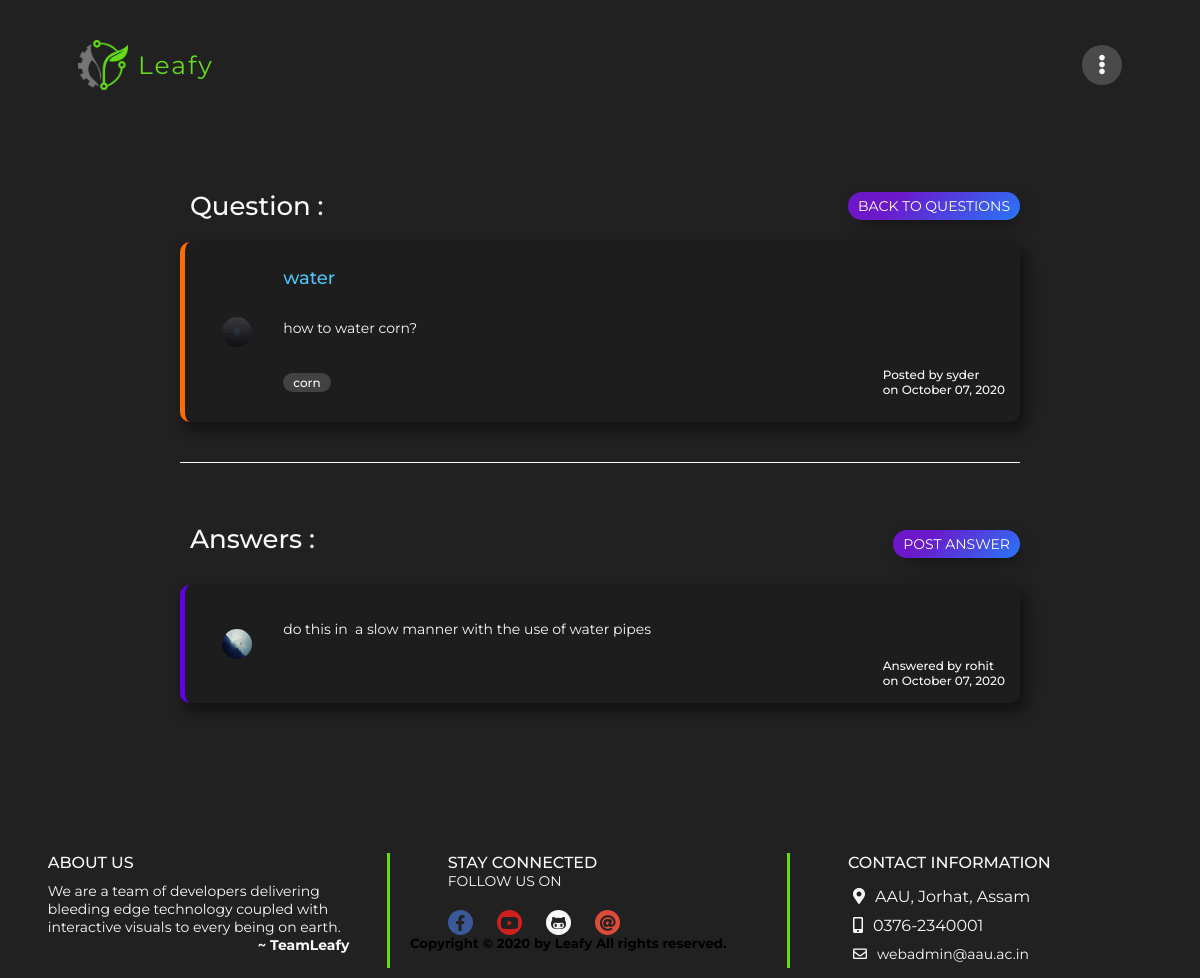
Page /getans/47/ on the committed database.
### potato/models.py (models this page shows, shortened)
class UserProfile(models.Model):
	user   = models.OneToOneField(User, on_delete = models.CASCADE)
	avatar = models.ImageField(upload_to='media/')
	is_expert = models.BooleanField(default=False)

class Question(models.Model):
	tag_id=models.ForeignKey(Tag,to_field='tag',on_delete=models.CASCADE)
	title=models.CharField(max_length=1000)
	ques=RichTextUploadingField(blank = False, null = False)
	author=models.ForeignKey(User, on_delete=models.CASCADE)
	datetime= models.DateTimeField(default=timezone.now)

class Tag(models.Model):
	tag = models.CharField(max_length=20, unique=True)
	def __str__(self):
		return self.tag

class Answer(models.Model):
	qid=models.ForeignKey(Question,on_delete=models.CASCADE)
	uid=models.ForeignKey(User,on_delete=models.CASCADE)
	ans_body=RichTextUploadingField()
	datetime=models.DateTimeField(default=timezone.now)

### potato/views.py (the view)
# urls.py: path('getans/<int:id>/',views.getans, name = 'getans'),
def getans(request, id):
    answers = Answer.objects.all().filter(qid=id).order_by('datetime').reverse()
    questions = Question.objects.all().filter(id=id)
    if questions.count() == 0:
        raise Http404("That is an invalid question")
    avatar = UserProfile.objects.all()
    return render(request, 'answer.html', {'ans': answers, 'ques': questions, 'id': id, 'title': 'Answers', 'avatar': avatar})

### potato/templates/answer.html (shortened to what this page needs)
{% extends 'base.html' %}
{% block content %}
{% load static %}
<div class="answer-wrapper">
	<div class="show-question">
		<div class="question-top">
			<h1>Question :</h1>
			<a href="{% url 'faq-home' %}">Back to questions</a>
		</div>
		<div class="answers">
			{% for q in ques %}
			<div class="user-img">
				{% for image in avatar %}
					{% ifequal q.author image.user %}
						<img src="{{image.avatar.url}}" alt text="profile image">
					{% endifequal %}
				{% endfor %}
			</div>
			<div class="user-content">
				<div class="q-title">
					{% ifequal user q.author %}
						<h2>{{q.title}}</h2>
						<div class="user-access-btn">
							<a href="{% url 'edit-qn' q.id %}"><i class="far fa-edit"></i></a>
							<button onclick="openDelete()"><i class="fas fa-trash-alt"></i></button>
						</div>
					{% else %}
						<h2>{{q.title}}</h2>
					{% endifequal %}
				</div>
				<div class="q-body">
					<p>{{q.ques | safe}}</p>
				</div>
				<div class="q-tag">
					<div class="tags">
						<h5>{{q.tag_id}}</h5>
					</div>
					<div class="counter-time-name">
						<div class="time-posted-name">
							<h6>Posted by {{q.author}}</h6>
							<h6>on {{q.datetime|date:"F d, Y"}}</h6>
						</div>
					</div>
				</div>
			</div>
			{% endfor %}
		</div>
	</div>
	<div class="show-answer">
		<div class="answer-top">
			<h1>Answers :</h1>
			<a href="{% url 'postans' id %}">Post answer</a>
		</div>
		{% for a in ans %}
		<div class="answer-body">
			<div class="user-img">
				{% for image in avatar %}
					{% ifequal a.uid image.user %}
						<img src="{{image.avatar.url}}" alt text="profile image">
					{% endifequal %}
				{% endfor %}
			</div>
			<div class="user-content">
				<div class="q-body">
					<p>{{ a.ans_body | safe }}</p>
				</div>
				<div class="q-tag">
					<div class="counter-time-name">
						<div class="time-posted-name">
							<h6>Answered by {{a.uid}}</h6>
							<h6>on {{a.datetime|date:"F d, Y"}}</h6>
						</div>
					</div>
				</div>
			</div>
		</div>
		{% endfor %}
	</div>
</div>
{% endblock %}

### staticfiles/css/main.css (style rules this page uses)
* { padding: 0px; margin: 0px; font-family: 'Montserrat', sans-serif; }
html { --bg-col: #212121; --col-text: #fafafa; --btn: #64dd17; }
body { background: var(--bg-col); overflow-x: hidden; }

### potato/static/css/profile.css (style rules this page uses)
html { --bg-col: #212121; --col-text: #fafafa; --btn: #64dd17; }

### staticfiles/css/media_q.css (style rules this page uses)
@media screen and (max-width: 1366px) { html { --bg-col: #212121; --col-text: #fafafa; --btn: #64dd17; } }
@media screen and (max-width: 1366px) { .show-question .question-top a { text-decoration: none; font-size: 14px !important; padding: 5px 10px; text-transform: uppercase; color: white; background-color: #2876f9; background-image: linear-gradient(315deg, #2876f9 0%, #6d17cb 74%); border-radius: 30px; -webkit-box-shadow: 5px 7px 19px -8px rgba(0, 0, 0, 0.75); -moz-box-shadow: 5px 7px 19px -8px rgba(0, 0, 0, 0.75); box-shadow: 5px 7px 19px -8px rgba(0, 0, 0, 0.75); transition: 0.4s ease; } }
@media screen and (max-width: 1366px) { .answers .user-img { width: 40px !important; height: 40px !important; border-radius: 50%; padding: 5px; justify-self: center; } }
@media screen and (max-width: 1366px) { .answers .q-title h2 { font-size: 18px !important; font-weight: 500; margin: 10px 0px; color: #4fc3f7; } }
@media screen and (max-width: 1366px) { .answers .q-tag h5 { font-weight: 500; text-transform: lowercase; background: #424242; padding: 2px 10px; border-radius: 30px; font-size: 12px !important; } }
@media screen and (max-width: 1366px) { .answers .q-body { font-size: 14px !important; margin: 20px 0px; width: 700px !important; overflow-x: auto !important; word-wrap: normal !important; } }
@media screen and (max-width: 1366px) { .answers .counter-time-name .time-posted-name h6 { font-size: 12px !important; font-weight: 500; } }
@media screen and (max-width: 1366px) { .show-answer .answer-top a { text-decoration: none; font-size: 14px !important; padding: 5px 10px; text-transform: uppercase; color: white; background-color: #2876f9; background-image: linear-gradient(315deg, #2876f9 0%, #6d17cb 74%); border-radius: 30px; -webkit-box-shadow: 5px 7px 19px -8px rgba(0, 0, 0, 0.75); -moz-box-shadow: 5px 7px 19px -8px rgba(0, 0, 0, 0.75); box-shadow: 5px 7px 19px -8px rgba(0, 0, 0, 0.75); transition: 0.4s ease; } }
@media screen and (max-width: 1366px) { .answer-body .user-img { width: 40px !important; height: 40px !important; border-radius: 50%; padding: 5px; justify-self: center; } }
@media screen and (max-width: 1366px) { .answer-body .q-body { font-size: 14px !important; margin: 20px 0px; width: 700px !important; overflow-x: auto !important; word-wrap: normal !important; } }
@media screen and (max-width: 1366px) { .answer-body .counter-time-name .time-posted-name h6 { font-size: 12px !important; font-weight: 500; } }

### potato/static/css/indexwa.css (style rules this page uses)
html { --bg-col: #212121; --col-text: #fafafa; --btn: #64dd17; }

### rows in the picture
Question: title "water", ques "how to water corn?", tag_id "corn", author "syder", datetime "October 07, 2020"
UserProfile: avatar (picture)
Answer: ans_body "do this in a slow manner with the use of water pipes", uid "rohit", datetime "October 07, 2020"
UserProfile: avatar (picture)
